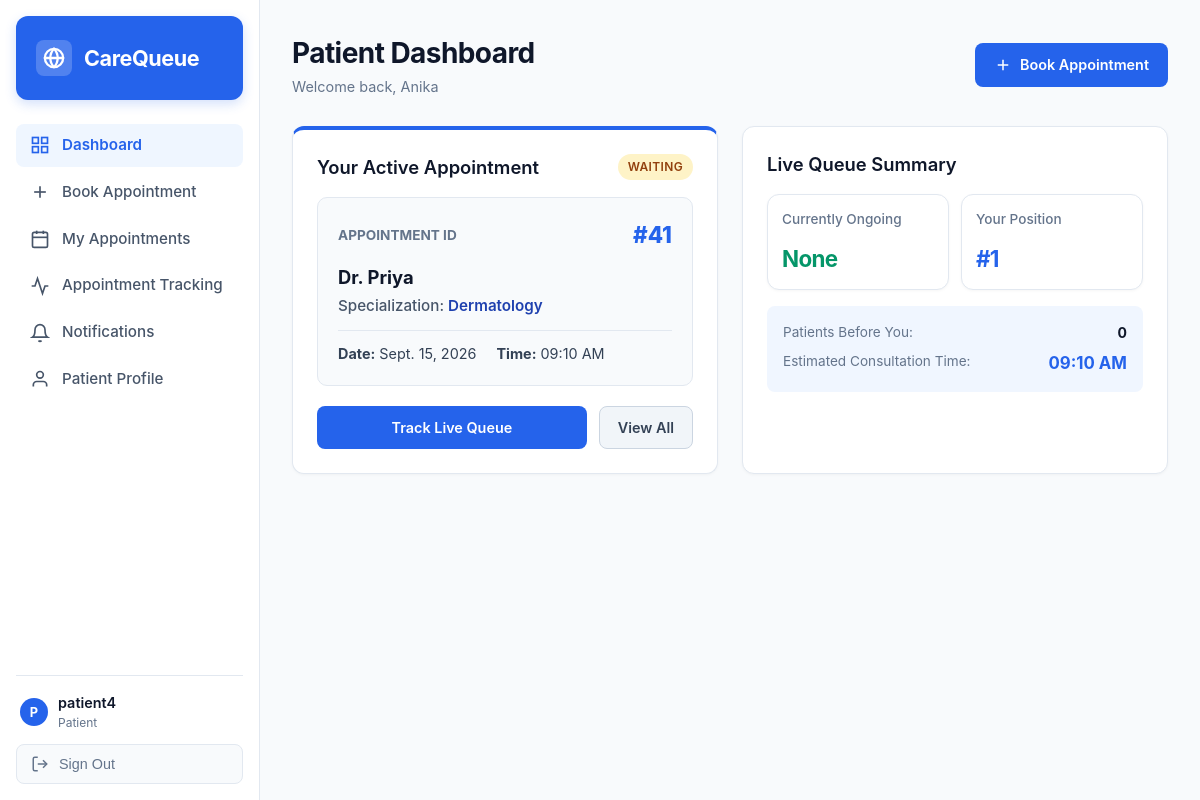
The page /patient/dashboard/ (signed in) on the database its author committed.
### appointments/models.py (models this page shows, shortened)
class Appointment(models.Model):
    STATUS_CHOICES = [
        ('WAITING', 'Waiting'),
        ('ONGOING', 'Ongoing'),
        ('COMPLETED', 'Completed'),
        ('CANCELLED', 'Cancelled'),
    ]
    PRIORITY_CHOICES = [
        ('NORMAL', 'Normal'),
        ('EMERGENCY', 'Emergency'),
    ]
    patient = models.ForeignKey(User, on_delete=models.CASCADE, related_name='appointments')
    doctor = models.ForeignKey(Doctor, on_delete=models.CASCADE, related_name='doctor_appointments')
    appointment_date = models.DateField()
    appointment_time = models.TimeField()
    reason = models.TextField(blank=True, null=True)
    token_number = models.CharField(max_length=20, blank=True, null=True)
    status = models.CharField(max_length=20, choices=STATUS_CHOICES, default='WAITING')
    priority = models.CharField(max_length=20, choices=PRIORITY_CHOICES, default='NORMAL')
    expected_time = models.TimeField(null=True, blank=True)
    delay_minutes = models.IntegerField(default=0)
    created_at = models.DateTimeField(auto_now_add=True)
    completed_at = models.DateTimeField(null=True, blank=True)
    @property
    def display_id(self):
        return f"#{self.id}"

class Doctor(models.Model):
    user = models.OneToOneField(User, on_delete=models.SET_NULL, null=True, blank=True, related_name='doctor')
    name = models.CharField(max_length=100)
    specialization = models.CharField(max_length=100)
    average_consultation_minutes = models.IntegerField(default=10)
    available = models.BooleanField(default=True)
    available_days = models.CharField(max_length=100, default='Mon - Sat')
    available_times = models.CharField(max_length=100, default='09:00 AM - 05:00 PM')

### appointments/views.py (the view)
    @login_required
    def _wrapped(request, *args, **kwargs):
        if is_receptionist_user(request.user):
            return redirect('receptionist_dashboard')
        return view_func(request, *args, **kwargs)

### templates/patient_dashboard.html (shortened to what this page needs)
{% extends 'base.html' %}
{% block content %}
<div class="header-bar">
    <div class="header-title">
        <h1>Patient Dashboard</h1>
        <p>Welcome back, {{ request.user.first_name|default:request.user.username }}</p>
    </div>
    <a href="{% url 'patient_book' %}" class="btn btn-primary">
        <svg width="18" height="18" viewBox="0 0 24 24" fill="none" stroke="currentColor" stroke-width="2"><line x1="12" y1="5" x2="12" y2="19"></line><line x1="5" y1="12" x2="19" y2="12"></line></svg>
        <span>Book Appointment</span>
    </a>
</div>
<div class="grid-2">
    <div class="card" style="border-top: 4px solid #2563eb;">
        <h3>
            <span>Your Active Appointment</span>
            {% if active_appt %}
                <span class="badge status-{{ active_appt.status|lower }}">{{ active_appt.status }}</span>
            {% endif %}
        </h3>
        {% if active_appt %}
            <div style="background-color: #f8fafc; border: 1px solid #e2e8f0; border-radius: 10px; padding: 20px; margin-bottom: 20px;">
                <div style="display: flex; justify-content: space-between; align-items: center; margin-bottom: 12px;">
                    <span style="font-size: 0.85rem; text-transform: uppercase; font-weight: 700; color: #64748b;">Appointment ID</span>
                    <span style="font-size: 1.4rem; font-weight: 800; color: #2563eb;">{{ active_appt.display_id }}</span>
                </div>
                <div style="font-size: 1.15rem; font-weight: 700; color: #0f172a; margin-bottom: 4px;">
                    Dr. {{ active_appt.doctor.name }}
                </div>
                <div style="color: #475569; font-weight: 500; font-size: 0.95rem; margin-bottom: 12px;">
                    Specialization: <span style="color: #1e40af; font-weight: 600;">{{ active_appt.doctor.specialization }}</span>
                </div>
                <div style="display: flex; gap: 20px; font-size: 0.9rem; color: #334155; border-top: 1px solid #e2e8f0; padding-top: 12px;">
                    <div><strong>Date:</strong> {{ active_appt.appointment_date }}</div>
                    <div><strong>Time:</strong> {{ active_appt.appointment_time|time:"h:i A" }}</div>
                </div>
            </div>
            <div style="display: flex; gap: 12px;">
                <a href="{% url 'patient_tracking' %}" class="btn btn-primary" style="flex: 1;">Track Live Queue</a>
                <a href="{% url 'patient_appointments' %}" class="btn btn-secondary">View All</a>
            </div>
        {% else %}
            <div style="text-align: center; padding: 32px 16px;">
                <p class="text-muted" style="margin-bottom: 16px;">You currently have no active or waiting appointments.</p>
                <a href="{% url 'patient_book' %}" class="btn btn-primary">Book New Appointment</a>
            </div>
        {% endif %}
    </div>
    <div class="card">
        <h3>Live Queue Summary</h3>
        {% if active_appt %}
            <div class="stats-grid" style="grid-template-columns: 1fr 1fr; gap: 12px; margin-bottom: 16px;">
                <div class="stat-card" style="padding: 14px;">
                    <div class="stat-header">Currently Ongoing</div>
                    <div class="stat-value" style="font-size: 1.4rem; color: #059669;">
                        {% if ongoing_appt %}{{ ongoing_appt.display_id }}{% else %}None{% endif %}
                    </div>
                </div>
                <div class="stat-card" style="padding: 14px;">
                    <div class="stat-header">Your Position</div>
                    <div class="stat-value" style="font-size: 1.4rem; color: #2563eb;">#{{ queue_position }}</div>
                </div>
            </div>
            <div style="background-color: #f0f6ff; border-radius: 8px; padding: 16px; margin-bottom: 16px;">
                <div style="display: flex; justify-content: space-between; margin-bottom: 8px;">
                    <span class="text-muted">Patients Before You:</span>
                    <strong style="color: #0f172a;">{{ patients_before }}</strong>
                </div>
                <div style="display: flex; justify-content: space-between;">
                    <span class="text-muted">Estimated Consultation Time:</span>
                    <strong style="color: #2563eb; font-size: 1.05rem;">
                        {% if estimated_time %}{{ estimated_time|time:"h:i A" }}{% else %}Calculating...{% endif %}
                    </strong>
                </div>
            </div>
        {% else %}
            <p class="text-muted" style="text-align: center; padding: 24px;">No active queue tracking available.</p>
        {% endif %}
    </div>
</div>
{% endblock %}

### templates/base.html (shortened to what this page needs)
<!DOCTYPE html>
<html lang="en">
<head>
    <link rel="stylesheet" href="/static/css/style.css">
</head>
<body>
    <div class="app-container">
        <aside class="sidebar">
            <div class="brand-card">
                <div class="brand-icon">
                    <svg width="22" height="22" viewBox="0 0 24 24" fill="none" stroke="currentColor" stroke-width="2.5" stroke-linecap="round" stroke-linejoin="round">
                        <circle cx="12" cy="12" r="10"></circle>
                        <path d="M12 2a14.5 14.5 0 0 0 0 20 14.5 14.5 0 0 0 0-20"></path>
                        <path d="M2 12h20"></path>
                    </svg>
                </div>
                <a href="{% url 'home' %}" class="brand-title">CareQueue</a>
            </div>
            <ul class="nav-menu">
                {% if user.is_authenticated %}
                    {% if user.is_staff or user.username == 'receptionist' or user.profile.user_type == 'RECEPTIONIST' %}
                        <li class="nav-item {% if request.resolver_match.url_name == 'receptionist_dashboard' %}active{% endif %}">
                            <a href="{% url 'receptionist_dashboard' %}">
                                <svg viewBox="0 0 24 24" fill="none" stroke="currentColor"><rect x="3" y="3" width="7" height="7"></rect><rect x="14" y="3" width="7" height="7"></rect><rect x="14" y="14" width="7" height="7"></rect><rect x="3" y="14" width="7" height="7"></rect></svg>
                                <span>Dashboard</span>
                            </a>
                        </li>
                        <li class="nav-item {% if request.resolver_match.url_name == 'receptionist_appointments' %}active{% endif %}">
                            <a href="{% url 'receptionist_appointments' %}">
                                <svg viewBox="0 0 24 24" fill="none" stroke="currentColor"><rect x="3" y="4" width="18" height="18" rx="2" ry="2"></rect><line x1="16" y1="2" x2="16" y2="6"></line><line x1="8" y1="2" x2="8" y2="6"></line><line x1="3" y1="10" x2="21" y2="10"></line></svg>
                                <span>Appointments</span>
                            </a>
                        </li>
                        <li class="nav-item {% if request.resolver_match.url_name == 'receptionist_queue' %}active{% endif %}">
                            <a href="{% url 'receptionist_queue' %}">
                                <svg viewBox="0 0 24 24" fill="none" stroke="currentColor"><path d="M10.29 3.86L1.82 18a2 2 0 0 0 1.71 3h16.94a2 2 0 0 0 1.71-3L13.71 3.86a2 2 0 0 0-3.42 0z"></path><line x1="12" y1="9" x2="12" y2="13"></line><line x1="12" y1="17" x2="12.01" y2="17"></line></svg>
                                <span>Live Queue & Emergency</span>
                            </a>
                        </li>
                        <li class="nav-item {% if request.resolver_match.url_name == 'receptionist_delay' %}active{% endif %}">
                            <a href="{% url 'receptionist_delay' %}">
                                <svg viewBox="0 0 24 24" fill="none" stroke="currentColor"><circle cx="12" cy="12" r="10"></circle><polyline points="12 6 12 12 16 14"></polyline></svg>
                                <span>Delay & Notifications</span>
                            </a>
                        </li>
                        <li class="nav-item {% if request.resolver_match.url_name == 'receptionist_management' %}active{% endif %}">
                            <a href="{% url 'receptionist_management' %}">
                                <svg viewBox="0 0 24 24" fill="none" stroke="currentColor"><path d="M17 21v-2a4 4 0 0 0-4-4H5a4 4 0 0 0-4 4v2"></path><circle cx="9" cy="7" r="4"></circle><path d="M23 21v-2a4 4 0 0 0-3-3.87"></path><path d="M16 3.13a4 4 0 0 1 0 7.75"></path></svg>
                                <span>Management / Profile</span>
                            </a>
                        </li>
                    {% else %}
                        <li class="nav-item {% if request.resolver_match.url_name == 'patient_dashboard' %}active{% endif %}">
                            <a href="{% url 'patient_dashboard' %}">
                                <svg viewBox="0 0 24 24" fill="none" stroke="currentColor"><rect x="3" y="3" width="7" height="7"></rect><rect x="14" y="3" width="7" height="7"></rect><rect x="14" y="14" width="7" height="7"></rect><rect x="3" y="14" width="7" height="7"></rect></svg>
                                <span>Dashboard</span>
                            </a>
                        </li>
                        <li class="nav-item {% if request.resolver_match.url_name == 'patient_book' %}active{% endif %}">
                            <a href="{% url 'patient_book' %}">
                                <svg viewBox="0 0 24 24" fill="none" stroke="currentColor"><line x1="12" y1="5" x2="12" y2="19"></line><line x1="5" y1="12" x2="19" y2="12"></line></svg>
                                <span>Book Appointment</span>
                            </a>
                        </li>
                        <li class="nav-item {% if request.resolver_match.url_name == 'patient_appointments' %}active{% endif %}">
                            <a href="{% url 'patient_appointments' %}">
                                <svg viewBox="0 0 24 24" fill="none" stroke="currentColor"><rect x="3" y="4" width="18" height="18" rx="2" ry="2"></rect><line x1="16" y1="2" x2="16" y2="6"></line><line x1="8" y1="2" x2="8" y2="6"></line><line x1="3" y1="10" x2="21" y2="10"></line></svg>
                                <span>My Appointments</span>
                            </a>
                        </li>
                        <li class="nav-item {% if request.resolver_match.url_name == 'patient_tracking' %}active{% endif %}">
                            <a href="{% url 'patient_tracking' %}">
                                <svg viewBox="0 0 24 24" fill="none" stroke="currentColor"><polyline points="22 12 18 12 15 21 9 3 6 12 2 12"></polyline></svg>
                                <span>Appointment Tracking</span>
                            </a>
                        </li>
                        <li class="nav-item {% if request.resolver_match.url_name == 'patient_notifications' %}active{% endif %}">
                            <a href="{% url 'patient_notifications' %}">
                                <svg viewBox="0 0 24 24" fill="none" stroke="currentColor"><path d="M18 8A6 6 0 0 0 6 8c0 7-3 9-3 9h18s-3-2-3-9"></path><path d="M13.73 21a2 2 0 0 1-3.46 0"></path></svg>
                                <span>Notifications</span>
                            </a>
                        </li>
                        <li class="nav-item {% if request.resolver_match.url_name == 'patient_profile' %}active{% endif %}">
                            <a href="{% url 'patient_profile' %}">
                                <svg viewBox="0 0 24 24" fill="none" stroke="currentColor"><path d="M20 21v-2a4 4 0 0 0-4-4H8a4 4 0 0 0-4 4v2"></path><circle cx="12" cy="7" r="4"></circle></svg>
                                <span>Patient Profile</span>
                            </a>
                        </li>
                    {% endif %}
                {% endif %}
            </ul>
            {% if user.is_authenticated %}
            <div class="sidebar-footer">
                <div style="margin-bottom: 12px; display: flex; align-items: center; gap: 10px; padding: 0 4px;">
                    <div class="user-avatar">{{ user.username|first|upper }}</div>
                    <div style="overflow: hidden;">
                        <div style="font-weight: 600; font-size: 0.9rem; color: #0f172a; white-space: nowrap; text-overflow: ellipsis; overflow: hidden;">{{ user.username }}</div>
                        <div style="font-size: 0.75rem; color: #64748b;">
                            {% if user.is_staff or user.username == 'receptionist' or user.profile.user_type == 'RECEPTIONIST' %}Receptionist
                            {% else %}Patient
                            {% endif %}
                        </div>
                    </div>
                </div>
                <form action="{% url 'logout' %}" method="post">
                    <button type="submit" class="signout-btn">
                        <svg width="18" height="18" viewBox="0 0 24 24" fill="none" stroke="currentColor" stroke-width="2"><path d="M9 21H5a2 2 0 0 1-2-2V5a2 2 0 0 1 2-2h4"></path><polyline points="16 17 21 12 16 7"></polyline><line x1="21" y1="12" x2="9" y2="12"></line></svg>
                        <span>Sign Out</span>
                    </button>
                </form>
            </div>
            {% endif %}
        </aside>
        <main class="main-content">
            {% block content %}{% endblock %}
        </main>
    </div>
</body>
</html>

### rows shown on the page
Appointment: status "WAITING", display_id "#41", doctor.name "Priya", doctor.specialization "Dermatology", appointment_date "Sept. 15, 2026", appointment_time "09:10 AM", expected_time "09:10 AM"

### other values the page prints
{{ user.username|first|upper }} "P"
{{ user.username }} "patient4"
{{ request.user.first_name|default:request.user.username }} "Anika"
{{ queue_position }} "1"
{{ patients_before }} "0"
